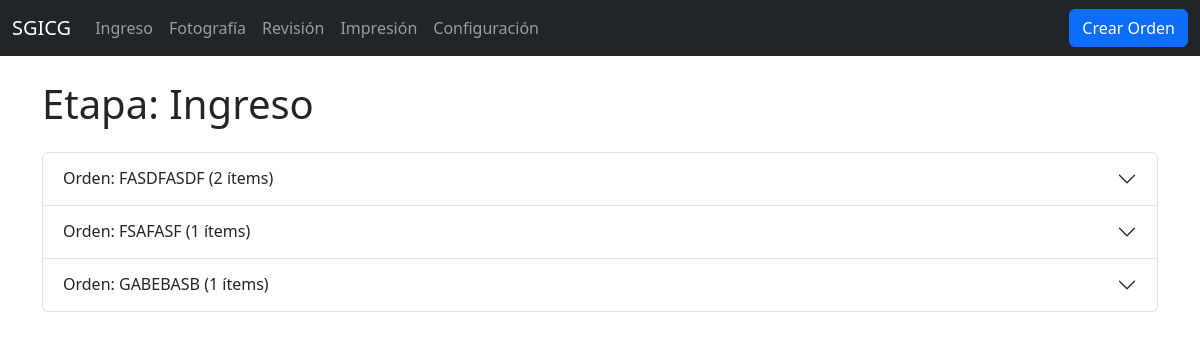
Page /etapa/ingreso/ on the earlier database version.
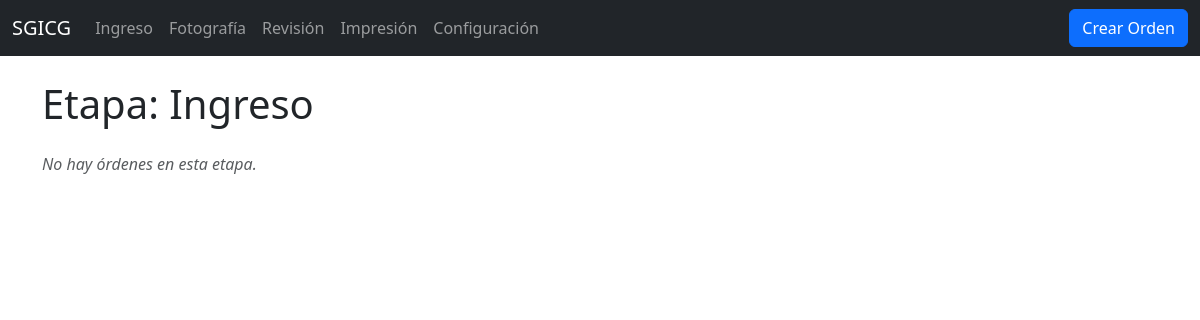
Same page on the later database version.
### certificacion/models.py (models this page shows, shortened)
class Orden(models.Model):
    ETAPAS = [
        ('INGRESO', 'Ingreso'),
        ('FOTOGRAFIA', 'Fotografía'),
        ('REVISION', 'Revisión'),
        ('IMPRESION', 'Impresión'),
        ('FINALIZADA', 'Finalizada')
    ]
    numero_orden_facturacion = models.CharField(
        max_length=100,
        unique=True,
        verbose_name="Número de Orden (Facturación)",
        db_index=True
    )
    estado_actual = models.CharField(
        max_length=20,
        choices=ETAPAS,
        default='INGRESO',
        db_index=True
    )
    fecha_creacion = models.DateTimeField(auto_now_add=True, db_index=True)
    fecha_cierre = models.DateTimeField(blank=True, null=True)
    class Meta:
        ordering = ['-fecha_creacion']
        indexes = [
            models.Index(fields=['estado_actual', 'fecha_creacion']),
        ]

### certificacion/views.py (the view)
# urls.py: path('etapa/<str:etapa>/', views.vista_por_etapa, name='vista_etapa'),
def vista_por_etapa(request, etapa):
    try:
        etapa_upper = etapa.upper()
        if etapa_upper not in dict(Orden.ETAPAS).keys():
            messages.error(request, "Etapa no válida")
            return redirect('dashboard')
        ordenes = Orden.objects.select_related().prefetch_related(
            'items__fotos'
        ).filter(
            estado_actual=etapa_upper
        ).order_by('fecha_creacion')
        context = {
            'ordenes': ordenes,
            'nombre_etapa': dict(Orden.ETAPAS).get(etapa_upper),
            'etapa_key': etapa
        }
        if etapa_upper == 'INGRESO':
            plantillas_cache_key = 'plantillas_disponibles'
            plantillas_disponibles = cache.get(plantillas_cache_key)
            if plantillas_disponibles is None:
                plantillas_disponibles = []
                try:
                    if hasattr(settings, 'PLANTILLAS_ROOT') and os.path.exists(settings.PLANTILLAS_ROOT):
                        archivos = os.listdir(settings.PLANTILLAS_ROOT)
                        plantillas_disponibles = sorted([
                            f for f in archivos
                            if f.lower().endswith('.xlsx') and not f.startswith('~')
                        ])
                        cache.set(plantillas_cache_key, plantillas_disponibles, CACHE_TIMEOUT)
                except (FileNotFoundError, PermissionError, OSError) as e:
                    logger.warning(f"Error al cargar plantillas: {str(e)}")
                    messages.warning(request, "No se pudieron cargar las plantillas Excel")
            context['plantillas_disponibles'] = plantillas_disponibles
        return render(request, 'vista_etapa.html', context)
    except Exception as e:
        logger.error(f"Error en vista por etapa {etapa}: {str(e)}")
        messages.error(request, "Error al cargar la vista de etapa")
        return redirect('dashboard')

### templates/vista_etapa.html (shortened to what this page needs)
{% extends "base.html" %}
{% block content %}
<h1 class="mb-4">Etapa: {{ nombre_etapa }}</h1>
{% if not ordenes %}
    <p class="text-muted fst-italic">No hay órdenes en esta etapa.</p>
{% else %}
    {% if etapa_key == 'ingreso' %}
        <div class="accordion" id="accordionOrdenes">
        {% for orden in ordenes %}
            <div class="accordion-item">
                <h2 class="accordion-header" id="heading-{{ orden.id }}">
                    <button class="accordion-button collapsed" type="button" data-bs-toggle="collapse" data-bs-target="#collapse-{{ orden.id }}">
                        Orden: {{ orden.numero_orden_facturacion }} ({{ orden.items.count }} ítems)
                    </button>
                </h2>
            </div>
        {% endfor %}
        </div>
    {% else %}
        <p>Vista para {{ nombre_etapa }}. (Contenido para esta etapa aún no implementado).</p>
    {% endif %}
{% endif %}
{% endblock %}

Differences in the rows shown:
no longer on this page (row edited): Orden: numero_orden_facturacion "FASDFASDF", items.count "2"
no longer on this page (row edited): Orden: numero_orden_facturacion "FSAFASF", items.count "1"
no longer on this page (row edited): Orden: numero_orden_facturacion "GABEBASB", items.count "1"
Other differences:
text now shown: "No hay órdenes en esta etapa."
